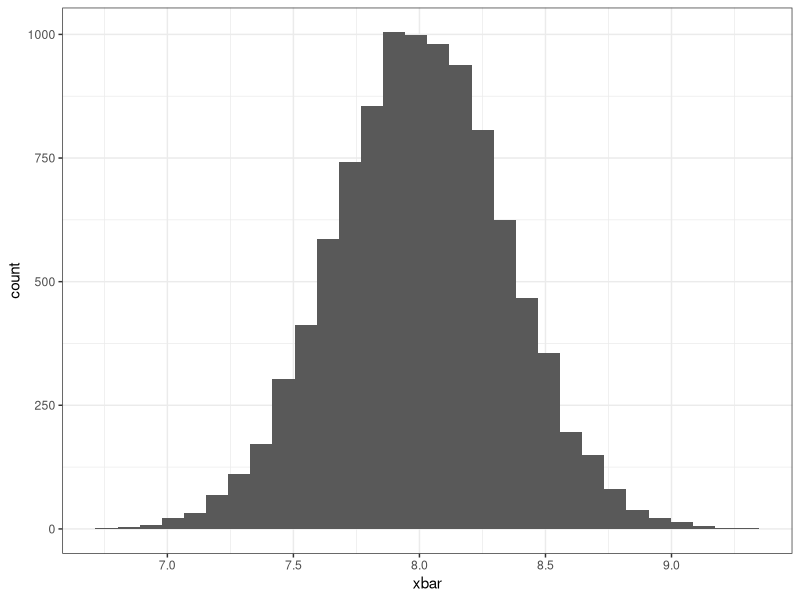
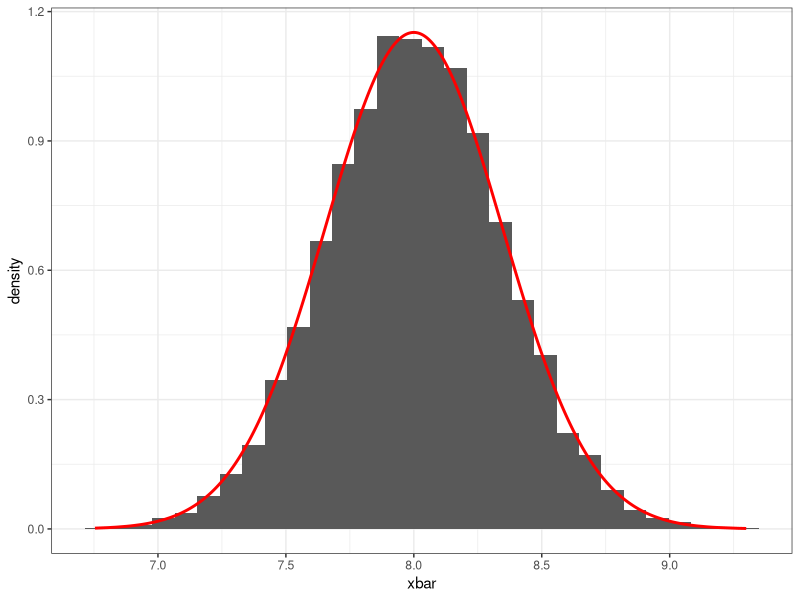

Recreate these plots in R, in order.
## ---- chunk 1
#| code-fold: show
library(ggplot2)
## ---- chunk 2
x1 <- rnorm(25, 8, sqrt(3))
mean(x1)
## ---- chunk 3
# Generate 10,000 samples of size 25 
x_samples <- replicate(10000, rnorm(25, 8, sqrt(3)))
# Obtain the mean for all the samples
x_means <- colMeans(x_samples)
# Plot a histogram of the sample means
data.frame(xbar = x_means) |> 
  ggplot(aes(xbar)) +
  geom_histogram() +
  theme_bw()
## ---- chunk 4
# Plotting the histogram of the sample means
# And imposing the density function of a normal distribution

data.frame(xbar = x_means, y = dnorm(x_means, 8, sqrt(3/25))) |> 
  ggplot(aes(xbar, y = after_stat(density))) +
  geom_histogram() +
  geom_line(aes(xbar, y), col = "red", lwd = 1) +
  theme_bw()
